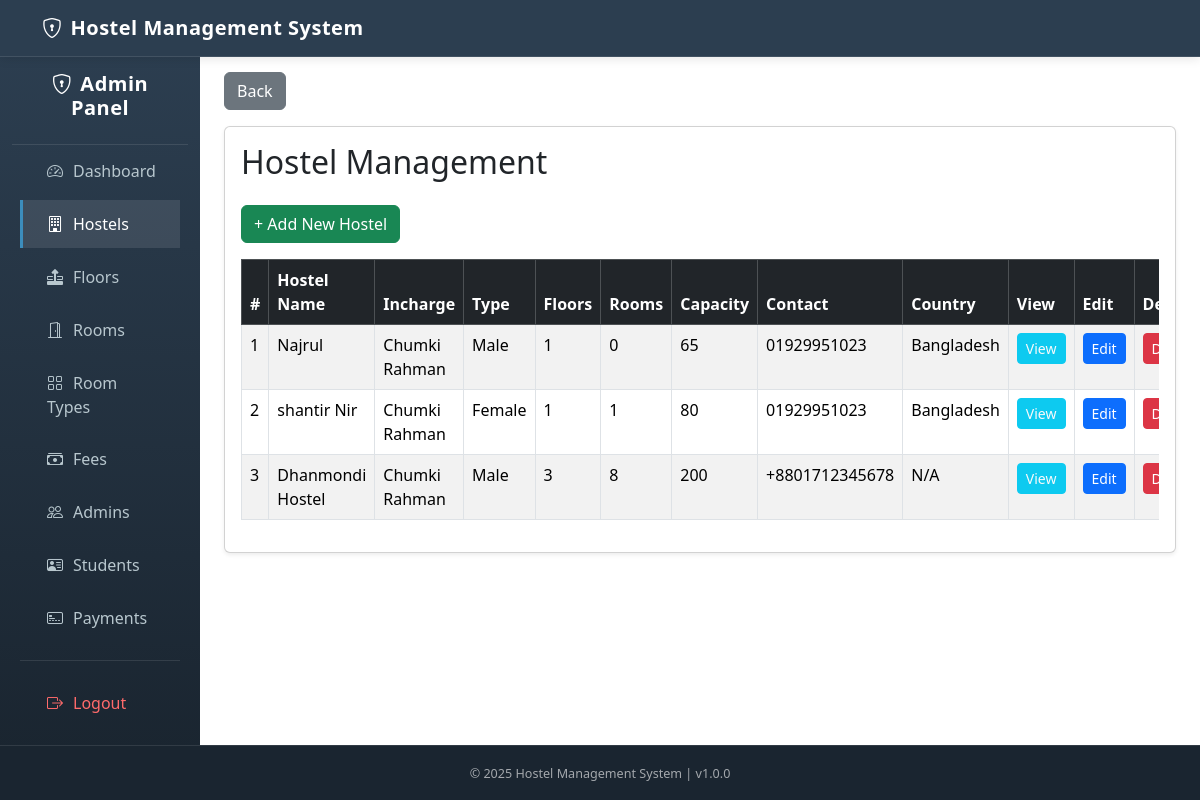
Page /admin/sections/hostels/index.php (signed in) on the earlier database version.
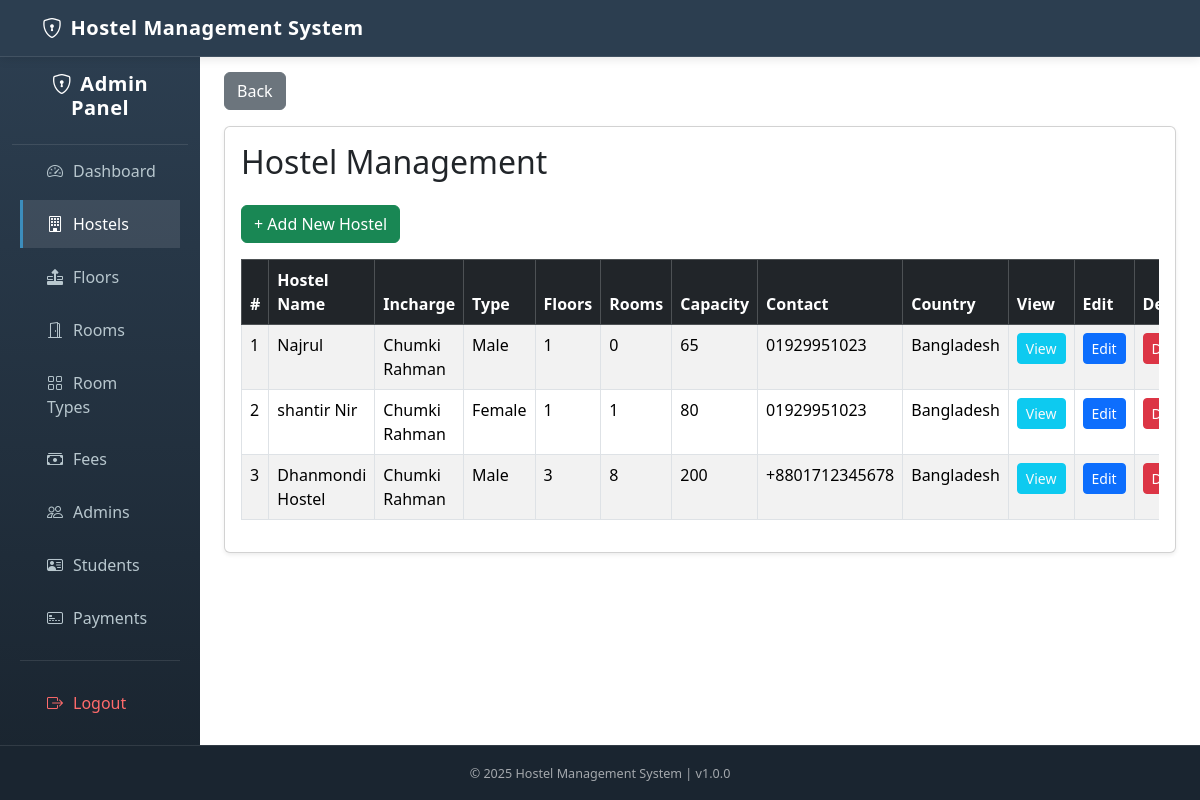
Same page on the later database version.
### tables this page shows
CREATE TABLE `hostels` (
  `id` int(11) NOT NULL,
  `hostel_incharge_id` int(11) DEFAULT NULL,
  `address_id` int(11) DEFAULT NULL,
  `hostel_name` varchar(100) NOT NULL,
  `hostel_type` enum('male','female') NOT NULL,
  `contact_number` varchar(20) NOT NULL,
  `email` varchar(100) DEFAULT NULL,
  `capacity` int(11) DEFAULT 0,
  `amenities` text DEFAULT NULL,
  `created_at` timestamp NOT NULL DEFAULT current_timestamp(),
  `updated_at` timestamp NOT NULL DEFAULT current_timestamp() ON UPDATE current_timestamp()
);

CREATE TABLE `countries` (
  `id` int(11) NOT NULL,
  `country_name` varchar(100) NOT NULL,
  `created_at` timestamp NOT NULL DEFAULT current_timestamp(),
  `updated_at` timestamp NOT NULL DEFAULT current_timestamp() ON UPDATE current_timestamp()
);

### admin/sections/hostels/index.php (the view, shortened to what the changed rows need)
<?php
require_once BASE_PATH . '/config/db.php';
$hostels = [];
$sql = "
        SELECT
    hostels.*,
    admins.firstname AS incharge_firstname,
    admins.lastname AS incharge_lastname,
    addresses.country_id,
    countries.country_name,
    addresses.state,
    addresses.division,
    addresses.district,
    addresses.sub_district,
    addresses.village,
    addresses.postalcode,
    addresses.street,
    addresses.house_no,
    addresses.detail,
    COUNT(floors.id) AS number_of_floors,
    (
        SELECT COUNT(*)
        FROM rooms
        WHERE rooms.floor_id IN (
            SELECT id FROM floors WHERE hostel_id = hostels.id
        )
    ) AS number_of_rooms
FROM hostels
LEFT JOIN admins ON hostels.hostel_incharge_id = admins.id
LEFT JOIN addresses ON hostels.address_id = addresses.id
LEFT JOIN countries ON addresses.country_id = countries.id
LEFT JOIN floors ON hostels.id = floors.hostel_id
GROUP BY hostels.id
ORDER BY hostels.created_at DESC;
";
$result = $conn->query($sql);
if ($result && $result->num_rows > 0) {
    $hostels = $result->fetch_all(MYSQLI_ASSOC);
}
require_once BASE_PATH . '/admin/includes/header_admin.php';
?>
<div class="content container-fluid mt-5">
    <div class="row full-height">
        <?php
        require_once BASE_PATH . '/admin/includes/sidebar_admin.php';
        ?>
        <main class="col-md-10 ms-sm-auto px-md-4 py-4">
            <div class="card shadow-sm">
                <div class="card-body">
                    <h2 class="mb-4">Hostel Management</h2>
                    <div class="table-responsive">
                        <table class="table table-bordered table-striped">
                            <thead class="table-dark">
                                <tr>
                                    <th>#</th>
                                    <th>Hostel Name</th>
                                    <th>Incharge</th>
                                    <th>Type</th>
                                    <th>Floors</th>
                                    <th>Rooms</th>
                                    <th>Capacity</th>
                                    <th>Contact</th>
                                    <th>Country</th>
                                    <th>View</th>
                                    <th>Edit</th>
                                    <th>Delete</th>
                                </tr>
                            </thead>
                            <tbody>
                                <?php if (empty($hostels)): ?>
                                    <tr>
                                        <td colspan="12" class="text-center">No hostels found.</td>
                                    </tr>
                                <?php else: ?>
                                    <?php $serial = 1; ?>
                                    <?php foreach ($hostels as $hostel): ?>
                                        <tr>
                                            <td><?= $serial++ ?></td>
                                            <td><?= htmlspecialchars($hostel['hostel_name']) ?></td>
                                            <td><?= htmlspecialchars($hostel['incharge_firstname'] . ' ' . $hostel['incharge_lastname']) ?></td>
                                            <td><?= ucfirst($hostel['hostel_type']) ?></td>
                                            <td><?= $hostel['number_of_floors'] ?? 'N/A' ?></td>
                                            <td><?= $hostel['number_of_rooms'] ?? 'N/A' ?></td>
                                            <td><?= $hostel['capacity'] ?></td>
                                            <td><?= $hostel['contact_number'] ?></td>
                                            <td><?= htmlspecialchars($hostel['country_name'] ?? 'N/A') ?></td>
                                            <td>
                                                <a href="<?= BASE_URL ?>/admin/sections/hostels/view.php?id=<?= $hostel['id'] ?>" class="btn btn-sm btn-info text-light">View</a>
                                            </td>
                                            <td>
                                                <a href="<?= BASE_URL ?>/admin/sections/hostels/edit.php?id=<?= $hostel['id'] ?>" class="btn btn-sm btn-primary">Edit</a>
                                            </td>
                                            <td>
                                                <a href="<?= BASE_URL ?>/admin/php_files/sections/hostels/delete.php?id=<?= $hostel['id'] ?>"
                                                    class="btn btn-sm btn-danger"
                                                    onclick="return confirm('Are you sure you want to delete this hostel?')">
                                                    Delete
                                                </a>
                                            </td>
                                        </tr>
                                    <?php endforeach; ?>
                                <?php endif; ?>
                            </tbody>
                        </table>
                    </div>
                </div>
            </div>
        </main>
    </div>
</div>
<?php
require_once BASE_PATH . '/admin/includes/footer_admin.php';
?>

Differences in the rows shown:
changed hostels "Dhanmondi Hostel": countries.country_name "N/A" → "Bangladesh"
